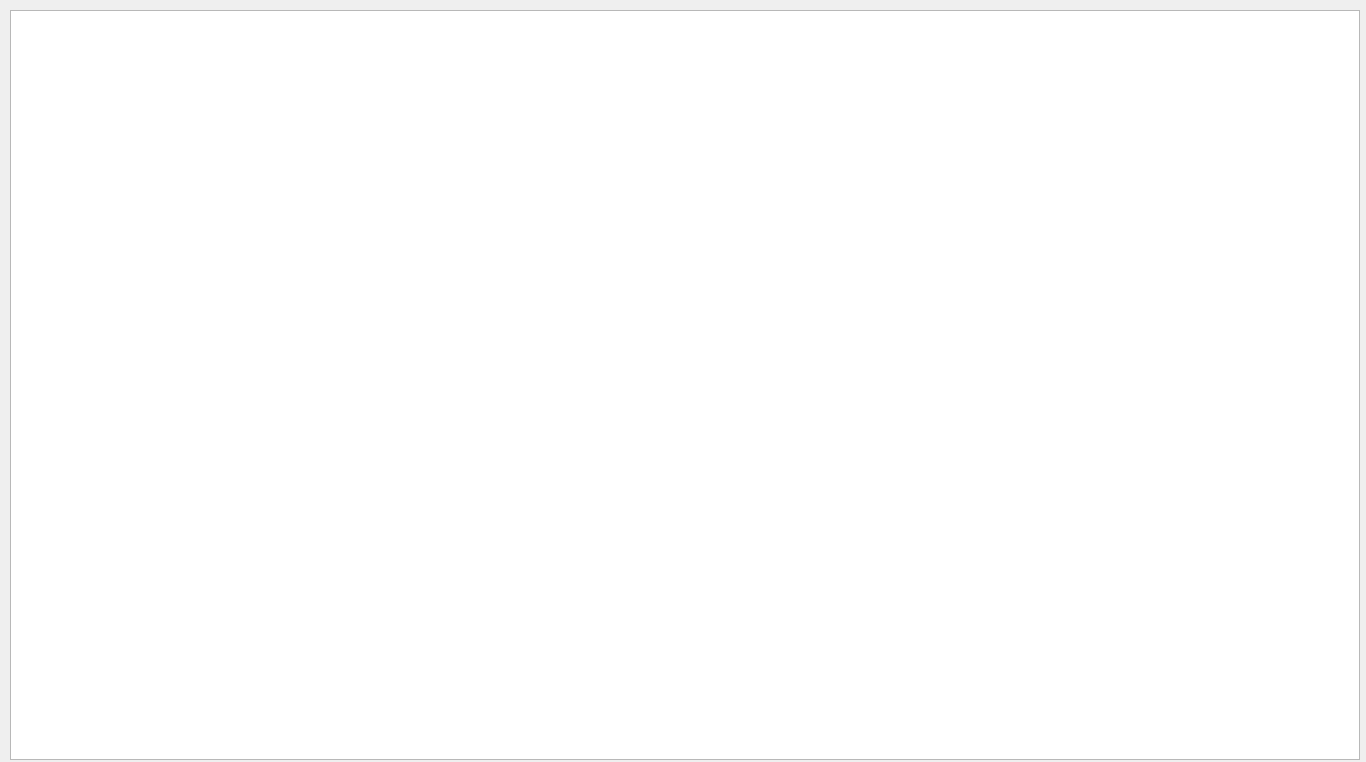
<?xml version="1.0" encoding="UTF-8"?>
<ui version="4.0">
 <class>Dialog</class>
 <widget class="QDialog" name="Dialog">
  <property name="geometry">
   <rect>
    <x>0</x>
    <y>0</y>
    <width>1366</width>
    <height>762</height>
   </rect>
  </property>
  <property name="windowTitle">
   <string>X TRAİN</string>
  </property>
  <widget class="QTableWidget" name="table_x_train">
   <property name="geometry">
    <rect>
     <x>10</x>
     <y>10</y>
     <width>1350</width>
     <height>750</height>
    </rect>
   </property>
  </widget>
 </widget>
 <resources/>
 <connections/>
</ui>
